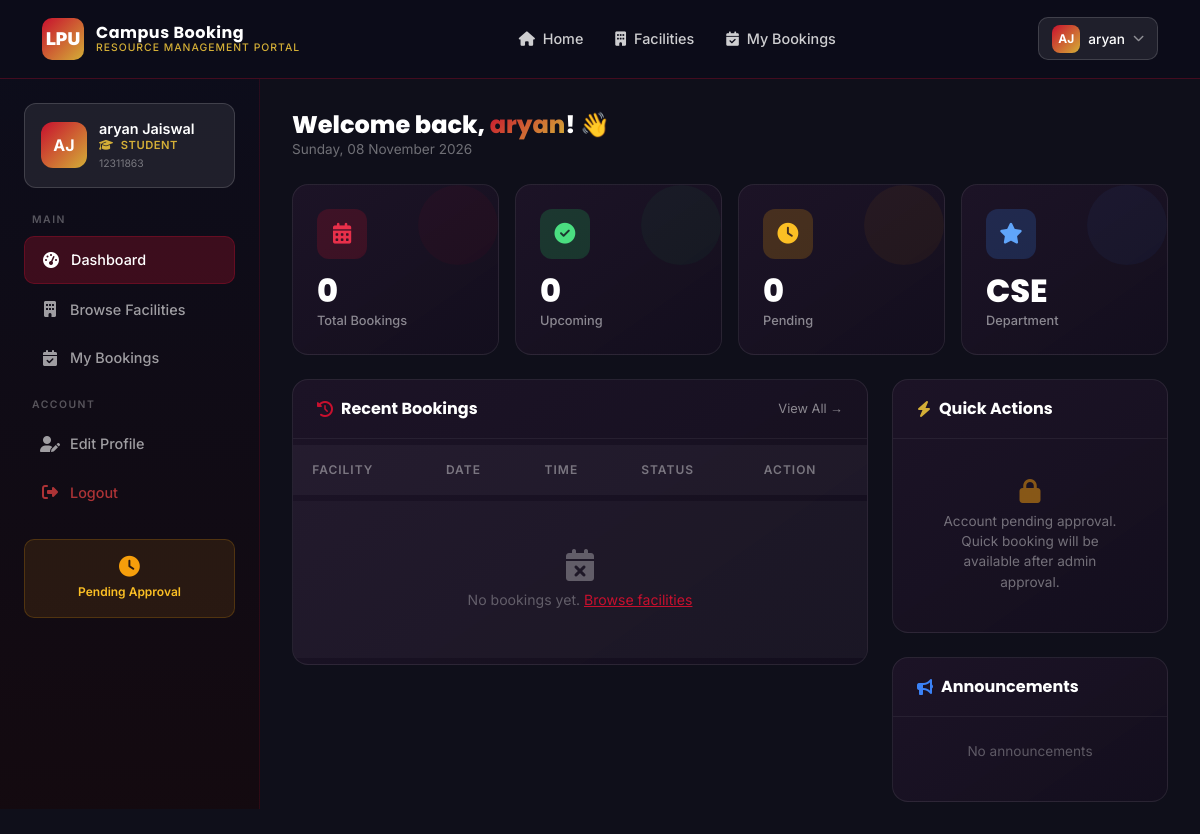
The page /dashboard/student/ (signed in) on the database its author committed.
### accounts/models.py (models this page shows, shortened)
class CustomUser(AbstractUser):
    ROLE_CHOICES = [
        ('student', 'Student'),
        ('admin', 'Admin'),
    ]
    role = models.CharField(max_length=20, choices=ROLE_CHOICES, default='student')
    registration_number = models.CharField(max_length=20, blank=True, null=True, unique=True)
    phone_number = models.CharField(max_length=15, blank=True, null=True)
    department = models.CharField(max_length=100, blank=True, null=True)
    program = models.CharField(max_length=100, blank=True, null=True)
    year_of_study = models.IntegerField(blank=True, null=True)
    profile_picture = models.ImageField(upload_to='profile_pics/', blank=True, null=True)
    is_approved = models.BooleanField(default=False)
    created_at = models.DateTimeField(auto_now_add=True)
    REQUIRED_FIELDS = ['email', 'first_name', 'last_name']
    @property
    def is_admin_user(self):
        return self.role == 'admin' or self.is_staff

### bookings/views.py (the view)
# urls.py: path('dashboard/student/', views.student_dashboard, name='student_dashboard'),
@login_required
def student_dashboard(request):
    if request.user.is_admin_user:
        return redirect('admin_dashboard')
    my_bookings = Booking.objects.filter(student=request.user).order_by('-created_at')
    upcoming = my_bookings.filter(
        booking_date__gte=timezone.now().date(),
        status='approved'
    ).count()
    pending = my_bookings.filter(status='pending').count()
    total = my_bookings.count()
    announcements = Announcement.objects.filter(is_active=True)[:3]
    recent_bookings = my_bookings[:5]
    context = {
        'my_bookings': my_bookings[:10],
        'upcoming': upcoming,
        'pending': pending,
        'total': total,
        'announcements': announcements,
        'recent_bookings': recent_bookings,
    }
    return render(request, 'bookings/student_dashboard.html', context)

### templates/bookings/student_dashboard.html (shortened to what this page needs)
{% extends 'base.html' %}
{% load static %}
{% block content %}
<div class="dashboard-layout">
    <aside class="sidebar">
        <div class="sidebar-user">
            <div class="sidebar-avatar">
                {% if user.profile_picture %}
                    <img src="{{ user.profile_picture.url }}" style="width:100%;height:100%;object-fit:cover">
                {% else %}
                    {{ user.first_name|first|upper }}{{ user.last_name|first|upper }}
                {% endif %}
            </div>
            <div>
                <div class="sidebar-user-name">{{ user.get_full_name }}</div>
                <div class="sidebar-user-role">
                    <i class="fas fa-graduation-cap me-1"></i> Student
                </div>
                {% if user.registration_number %}
                <div style="font-size:0.65rem;color:rgba(255,255,255,0.4);margin-top:2px">{{ user.registration_number }}</div>
                {% endif %}
            </div>
        </div>
        <div class="sidebar-nav-title">Main</div>
        <a href="{% url 'student_dashboard' %}" class="sidebar-link active">
            <i class="fas fa-tachometer-alt"></i> Dashboard
        </a>
        <a href="{% url 'facility_list' %}" class="sidebar-link">
            <i class="fas fa-building"></i> Browse Facilities
        </a>
        <a href="{% url 'my_bookings' %}" class="sidebar-link">
            <i class="fas fa-calendar-check"></i> My Bookings
        </a>
        <div class="sidebar-nav-title">Account</div>
        <a href="{% url 'profile' %}" class="sidebar-link">
            <i class="fas fa-user-edit"></i> Edit Profile
        </a>
        <a href="{% url 'logout' %}" class="sidebar-link" style="color:rgba(239,68,68,0.7)">
            <i class="fas fa-sign-out-alt"></i> Logout
        </a>
        <div style="margin-top:auto;padding:1rem;background:{% if user.is_approved %}rgba(34,197,94,0.1){% else %}rgba(245,158,11,0.1){% endif %};border:1px solid {% if user.is_approved %}rgba(34,197,94,0.2){% else %}rgba(245,158,11,0.2){% endif %};border-radius:10px;margin-top:1.5rem;text-align:center">
            <i class="fas {% if user.is_approved %}fa-check-circle{% else %}fa-clock{% endif %}" style="color:{% if user.is_approved %}#22c55e{% else %}#f59e0b{% endif %};font-size:1.3rem;display:block;margin-bottom:0.4rem"></i>
            <div style="font-size:0.75rem;font-weight:600;color:{% if user.is_approved %}#4ade80{% else %}#fbbf24{% endif %}">
                {% if user.is_approved %}Account Verified{% else %}Pending Approval{% endif %}
            </div>
        </div>
    </aside>
    <div class="dashboard-content">
        <div class="d-flex justify-content-between align-items-center mb-4">
            <div>
                <h2 style="font-family:'Poppins',sans-serif;font-weight:800;font-size:1.5rem;margin:0">
                    Welcome back, <span class="gradient-text">{{ user.first_name }}</span>! 👋
                </h2>
                <p style="color:rgba(255,255,255,0.4);margin:0;font-size:0.85rem">
                    {% now "l, d F Y" %}
                </p>
            </div>
        </div>
        <div class="row g-3 mb-4">
            <div class="col-lg-3 col-6">
                <div class="dash-stat-card primary animate-in animate-in-delay-1">
                    <div class="dash-stat-icon icon-primary">
                        <i class="fas fa-calendar-alt"></i>
                    </div>
                    <div class="dash-stat-value">{{ total }}</div>
                    <div class="dash-stat-label">Total Bookings</div>
                </div>
            </div>
            <div class="col-lg-3 col-6">
                <div class="dash-stat-card success animate-in animate-in-delay-2">
                    <div class="dash-stat-icon icon-success">
                        <i class="fas fa-check-circle"></i>
                    </div>
                    <div class="dash-stat-value">{{ upcoming }}</div>
                    <div class="dash-stat-label">Upcoming</div>
                </div>
            </div>
            <div class="col-lg-3 col-6">
                <div class="dash-stat-card warning animate-in animate-in-delay-3">
                    <div class="dash-stat-icon icon-warning">
                        <i class="fas fa-clock"></i>
                    </div>
                    <div class="dash-stat-value">{{ pending }}</div>
                    <div class="dash-stat-label">Pending</div>
                </div>
            </div>
            <div class="col-lg-3 col-6">
                <div class="dash-stat-card info animate-in animate-in-delay-4">
                    <div class="dash-stat-icon icon-info">
                        <i class="fas fa-star"></i>
                    </div>
                    <div class="dash-stat-value">{{ user.department|default:"—" }}</div>
                    <div class="dash-stat-label">Department</div>
                </div>
            </div>
        </div>
        <div class="row g-4">
            <div class="col-lg-8">
                <div class="content-card">
                    <div class="content-card-header">
                        <h5><i class="fas fa-history" style="color:#c8102e"></i> Recent Bookings</h5>
                        <a href="{% url 'my_bookings' %}" style="font-size:0.8rem;color:rgba(255,255,255,0.5);text-decoration:none">View All →</a>
                    </div>
                    <div style="overflow-x:auto">
                        <table class="modern-table">
                            <thead>
                                <tr>
                                    <th>Facility</th>
                                    <th>Date</th>
                                    <th>Time</th>
                                    <th>Status</th>
                                    <th>Action</th>
                                </tr>
                            </thead>
                            <tbody>
                                {% for booking in recent_bookings %}
                                <tr>
                                    <td>
                                        <div style="font-weight:600;color:white">{{ booking.facility.name }}</div>
                                        <div style="font-size:0.75rem;color:rgba(255,255,255,0.3)">{{ booking.facility.get_facility_type_display }}</div>
                                    </td>
                                    <td>{{ booking.booking_date|date:"d M Y" }}</td>
                                    <td>{{ booking.start_time|time:"H:i" }} – {{ booking.end_time|time:"H:i" }}</td>
                                    <td>
                                        <span class="status-badge status-{{ booking.status }}">{{ booking.get_status_display }}</span>
                                    </td>
                                    <td>
                                        <a href="{% url 'booking_detail' booking.pk %}" style="color:#3b82f6;text-decoration:none;font-size:0.8rem">
                                            <i class="fas fa-eye"></i> View
                                        </a>
                                    </td>
                                </tr>
                                {% empty %}
                                <tr>
                                    <td colspan="5" style="text-align:center;padding:3rem;color:rgba(255,255,255,0.3)">
                                        <i class="fas fa-calendar-times" style="font-size:2rem;display:block;margin-bottom:0.5rem"></i>
                                        No bookings yet. <a href="{% url 'facility_list' %}" style="color:#c8102e">Browse facilities</a>
                                    </td>
                                </tr>
                                {% endfor %}
                            </tbody>
                        </table>
                    </div>
                </div>
            </div>
            <div class="col-lg-4">
                <div class="content-card mb-4">
                    <div class="content-card-header">
                        <h5><i class="fas fa-bolt" style="color:#d4af37"></i> Quick Actions</h5>
                    </div>
                    <div class="content-card-body d-grid gap-2">
                        {% if user.is_approved %}
                        <a href="{% url 'facility_list' %}?type=computer_lab" class="btn-outline-custom" style="justify-content:start;font-size:0.85rem;padding:0.6rem 1rem">
                            <span style="font-size:1.1rem">🖥️</span> Book Computer Lab
                        </a>
                        <a href="{% url 'facility_list' %}?type=mac_lab" class="btn-outline-custom" style="justify-content:start;font-size:0.85rem;padding:0.6rem 1rem">
                            <span style="font-size:1.1rem">🍎</span> Book Mac Lab
                        </a>
                        <a href="{% url 'facility_list' %}?type=dsw_room" class="btn-outline-custom" style="justify-content:start;font-size:0.85rem;padding:0.6rem 1rem">
                            <span style="font-size:1.1rem">🏛️</span> Book DSW Room
                        </a>
                        <a href="{% url 'facility_list' %}?type=auditorium" class="btn-outline-custom" style="justify-content:start;font-size:0.85rem;padding:0.6rem 1rem">
                            <span style="font-size:1.1rem">🎭</span> Book Auditorium
                        </a>
                        {% else %}
                        <div style="text-align:center;padding:1rem;color:rgba(255,255,255,0.4);font-size:0.85rem">
                            <i class="fas fa-lock" style="display:block;font-size:1.5rem;margin-bottom:0.5rem;color:rgba(245,158,11,0.5)"></i>
                            Account pending approval. Quick booking will be available after admin approval.
                        </div>
                        {% endif %}
                    </div>
                </div>
                <div class="content-card">
                    <div class="content-card-header">
                        <h5><i class="fas fa-bullhorn" style="color:#3b82f6"></i> Announcements</h5>
                    </div>
                    <div class="content-card-body">
                        {% for ann in announcements %}
                        <div class="announcement-card">
                            <div class="ann-title">{{ ann.title }}</div>
                            <div class="ann-text">{{ ann.content|truncatechars:100 }}</div>
                        </div>
                        {% empty %}
                        <p style="color:rgba(255,255,255,0.3);font-size:0.85rem;text-align:center">No announcements</p>
                        {% endfor %}
                    </div>
                </div>
            </div>
        </div>
    </div>
</div>
{% endblock %}

### templates/base.html (shortened to what this page needs)
{% load static %}
<!DOCTYPE html>
<html lang="en">
<head>
    <link href="https://cdn.jsdelivr.net/npm/bootstrap@5.3.2/dist/css/bootstrap.min.css" rel="stylesheet">
    <link href="https://cdnjs.cloudflare.com/ajax/libs/font-awesome/6.5.0/css/all.min.css" rel="stylesheet">
    <link href="{% static 'css/main.css' %}" rel="stylesheet">
</head>
<body>
    <nav class="navbar navbar-expand-lg">
        <div class="container">
            <a class="navbar-brand" href="{% url 'home' %}">
                <div class="brand-logo">LPU</div>
                <div class="brand-text">
                    <span class="brand-name">Campus Booking</span>
                    <span class="brand-sub">Resource Management Portal</span>
                </div>
            </a>
            <div class="collapse navbar-collapse" id="mainNav">
                <ul class="navbar-nav mx-auto">
                    <li class="nav-item">
                        <a class="nav-link {% block nav_home %}{% endblock %}" href="{% url 'home' %}">
                            <i class="fas fa-home me-1"></i> Home
                        </a>
                    </li>
                    <li class="nav-item">
                        <a class="nav-link {% block nav_facilities %}{% endblock %}" href="{% url 'facility_list' %}">
                            <i class="fas fa-building me-1"></i> Facilities
                        </a>
                    </li>
                    {% if user.is_authenticated %}
                    <li class="nav-item">
                        <a class="nav-link {% block nav_bookings %}{% endblock %}" href="{% url 'my_bookings' %}">
                            <i class="fas fa-calendar-check me-1"></i> My Bookings
                        </a>
                    </li>
                    {% endif %}
                </ul>
                <div class="d-flex align-items-center gap-2">
                    {% if user.is_authenticated %}
                        <div class="dropdown">
                            <button class="btn d-flex align-items-center gap-2" style="color:white;background:rgba(255,255,255,0.08);border:1px solid rgba(255,255,255,0.15);border-radius:10px;padding:0.4rem 0.8rem;" data-bs-toggle="dropdown">
                                <div style="width:28px;height:28px;background:linear-gradient(135deg,#c8102e,#d4af37);border-radius:8px;display:flex;align-items:center;justify-content:center;font-weight:700;font-size:0.75rem;">
                                    {{ user.first_name|first|upper }}{{ user.last_name|first|upper }}
                                </div>
                                <span style="font-size:0.85rem;font-weight:500;">{{ user.first_name }}</span>
                                <i class="fas fa-chevron-down" style="font-size:0.7rem;opacity:0.5"></i>
                            </button>
                        </div>
                    {% else %}
                        <a href="{% url 'login' %}" class="btn-outline-custom btn-sm">Login</a>
                        <a href="{% url 'student_register' %}" class="btn-primary-custom btn-sm">
                            <i class="fas fa-user-plus me-1"></i> Register
                        </a>
                    {% endif %}
                </div>
            </div>
        </div>
    </nav>
    <main>
        {% block content %}{% endblock %}
    </main>
</body>
</html>

### rows shown on the page
CustomUser: first_name|first "A", last_name|first "J", first_name "aryan", get_full_name "aryan Jaiswal", registration_number "12311863", department "CSE"

### other values the page prints
{{ total }} "0"
{{ upcoming }} "0"
{{ pending }} "0"
